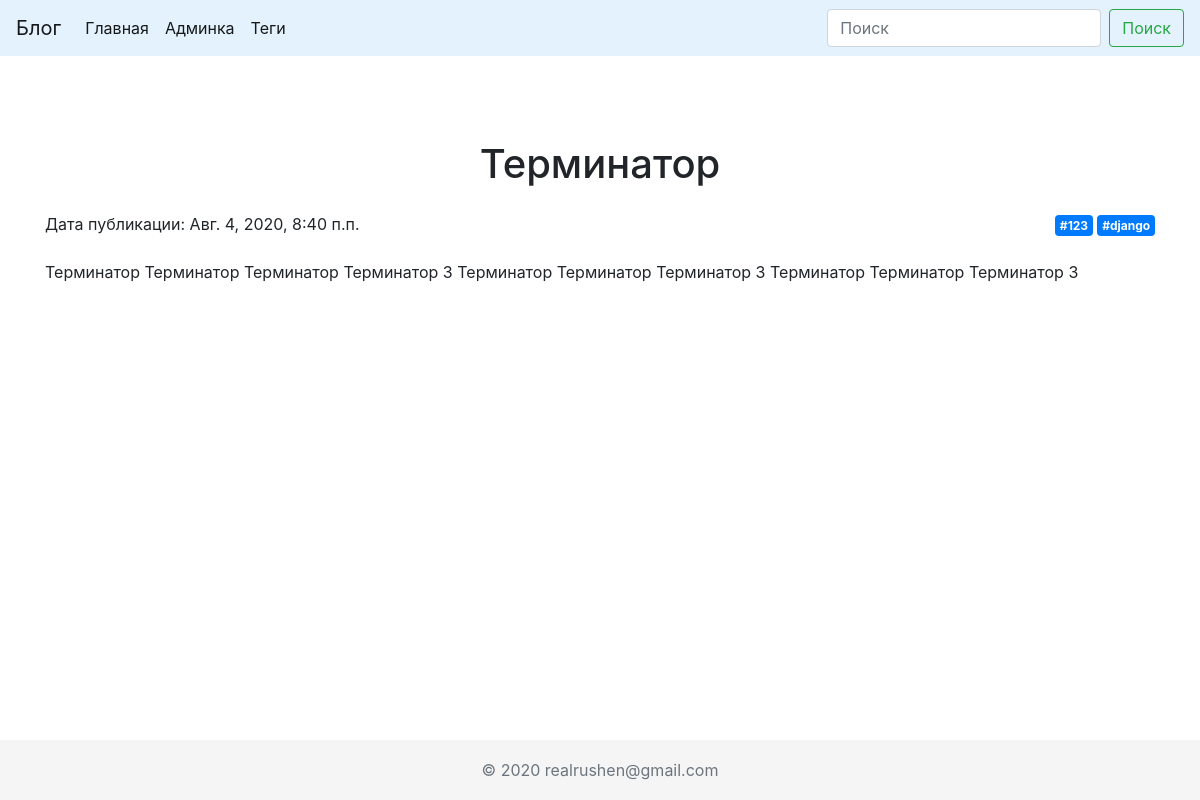
The page /posts/terminator/ on the database its author committed.
### blog/models.py (models this page shows, shortened)
class Post(models.Model):
    STATUS_CHOICES = (
        ('draft', 'Draft'),
        ('published', 'Published'),
    )
    title = models.CharField(max_length=100, db_index=True)
    slug = models.SlugField(db_index=True, unique=True, blank=True)
    preview_text = models.CharField(max_length=200)
    text = models.TextField(blank=False)
    published = models.DateTimeField(default=timezone.now)
    created = models.DateTimeField(auto_now_add=True)
    updated = models.DateTimeField(auto_now=True)
    tags = models.ManyToManyField(Tag, blank=True, related_name='posts')
    author = models.ForeignKey(User, on_delete=models.PROTECT)
    status = models.CharField(max_length=10, choices=STATUS_CHOICES, default='draft')
    views = models.PositiveIntegerField()
    class Meta:
        ordering = ('-published',)

class Tag(models.Model):
    name = models.CharField(max_length=50, db_index=True)
    slug = models.SlugField(max_length=50, unique=True)
    def get_absolute_url(self):
        return reverse('tag_posts_page_url', kwargs={'slug': self.slug})

### blog/views.py (the view)
# urls.py: path('posts/<str:slug>/', PostDetails.as_view(), name='post_details_url'),
class PostDetails(ObjectDetailMixin, View):
    model = Post
    template = 'blog/post_details.html'

### blog/utils.py (called while the page is built)
    def get(self, request, slug):
        obj = get_object_or_404(self.model, slug__iexact=slug)
        return render(request, self.template, context={self.model.__name__.lower(): obj})

### templates/blog/post_details.html
{% extends 'blog/base.html' %}
{% block title %}
    {{ post.title }}
{% endblock %}
{% block content %}
    <div class="row">
        <div class="col-6">Дата публикации: {{ post.created }}</div>
        <div class="col-6 text-right">
            {% for tag in post.tags.all %}
                <a href="{{ tag.get_absolute_url }}"
                   class="badge badge-primary d-inline">#{{ tag.name|lower }}</a>
            {% endfor %}
        </div>
    </div>
    <p class="mt-4">{{ post.text }}</p>
{% endblock %}

### static/css/custom.css (style rules this page uses)
html { position: relative; min-height: 100%; }
body { margin-bottom: 60px; }

### rows shown on the page
Post: title "Терминатор", created "Авг. 4, 2020, 8:40 п.п.", text "Терминатор Терминатор Терминатор Терминатор 3 Терминатор Терминатор Терминатор 3 Терминатор Терминатор Терминатор 3"
Tag: name "123"
Tag: name "django"
